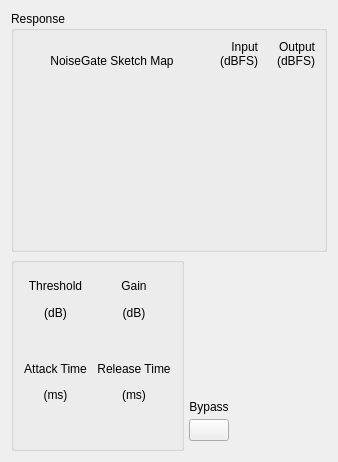
<?xml version="1.0" encoding="UTF-8"?>
<ui version="4.0">
 <class>cfgsettingdyn_NoiseGate_FangTu</class>
 <widget class="QWidget" name="cfgsettingdyn_NoiseGate_FangTu">
  <property name="geometry">
   <rect>
    <x>0</x>
    <y>0</y>
    <width>338</width>
    <height>462</height>
   </rect>
  </property>
  <property name="windowTitle">
   <string>Form</string>
  </property>
  <layout class="QVBoxLayout" name="verticalLayout_2">
   <property name="spacing">
    <number>5</number>
   </property>
   <item>
    <widget class="QGroupBox" name="groupBox">
     <property name="title">
      <string>Response</string>
     </property>
     <layout class="QGridLayout" name="gridLayout_3">
      <item row="0" column="0">
       <layout class="QGridLayout" name="gridLayout_2">
        <property name="verticalSpacing">
         <number>0</number>
        </property>
        <item row="0" column="2">
         <widget class="QLabel" name="label_13">
          <property name="text">
           <string>Output</string>
          </property>
          <property name="alignment">
           <set>Qt::AlignRight|Qt::AlignTrailing|Qt::AlignVCenter</set>
          </property>
         </widget>
        </item>
        <item row="2" column="1" alignment="Qt::AlignRight">
         <widget class="VolumeWidget" name="Disp_Level_i" native="true">
          <property name="minimumSize">
           <size>
            <width>37</width>
            <height>0</height>
           </size>
          </property>
          <property name="maximumSize">
           <size>
            <width>37</width>
            <height>16777215</height>
           </size>
          </property>
          <property name="MaxValue" stdset="0">
           <number>0</number>
          </property>
          <property name="MinValue" stdset="0">
           <number>-100</number>
          </property>
          <property name="SingleTrack" stdset="0">
           <bool>true</bool>
          </property>
          <property name="ScaleLabel" stdset="0">
           <bool>true</bool>
          </property>
         </widget>
        </item>
        <item row="0" column="1">
         <widget class="QLabel" name="label_14">
          <property name="text">
           <string>Input</string>
          </property>
          <property name="alignment">
           <set>Qt::AlignRight|Qt::AlignTrailing|Qt::AlignVCenter</set>
          </property>
         </widget>
        </item>
        <item row="2" column="0">
         <widget class="Con_Dyn_Module" name="widget" native="true">
          <property name="minimumSize">
           <size>
            <width>178</width>
            <height>172</height>
           </size>
          </property>
          <property name="maximumSize">
           <size>
            <width>178</width>
            <height>172</height>
           </size>
          </property>
         </widget>
        </item>
        <item row="2" column="2" alignment="Qt::AlignRight">
         <widget class="VolumeWidget" name="Disp_Level_o" native="true">
          <property name="minimumSize">
           <size>
            <width>37</width>
            <height>0</height>
           </size>
          </property>
          <property name="maximumSize">
           <size>
            <width>37</width>
            <height>16777215</height>
           </size>
          </property>
          <property name="MaxValue" stdset="0">
           <number>0</number>
          </property>
          <property name="MinValue" stdset="0">
           <number>-100</number>
          </property>
          <property name="SingleTrack" stdset="0">
           <bool>true</bool>
          </property>
          <property name="ScaleLabel" stdset="0">
           <bool>true</bool>
          </property>
         </widget>
        </item>
        <item row="1" column="1">
         <widget class="QLabel" name="label_15">
          <property name="text">
           <string>(dBFS)</string>
          </property>
          <property name="alignment">
           <set>Qt::AlignRight|Qt::AlignTrailing|Qt::AlignVCenter</set>
          </property>
         </widget>
        </item>
        <item row="1" column="2">
         <widget class="QLabel" name="label_17">
          <property name="text">
           <string>(dBFS)</string>
          </property>
          <property name="alignment">
           <set>Qt::AlignRight|Qt::AlignTrailing|Qt::AlignVCenter</set>
          </property>
         </widget>
        </item>
        <item row="1" column="0">
         <widget class="QLabel" name="label_4">
          <property name="text">
           <string>NoiseGate Sketch Map</string>
          </property>
          <property name="alignment">
           <set>Qt::AlignCenter</set>
          </property>
         </widget>
        </item>
       </layout>
      </item>
     </layout>
    </widget>
   </item>
   <item>
    <layout class="QHBoxLayout" name="horizontalLayout">
     <item>
      <widget class="QGroupBox" name="groupBox_2">
       <property name="title">
        <string/>
       </property>
       <layout class="QGridLayout" name="gridLayout_4">
        <property name="leftMargin">
         <number>10</number>
        </property>
        <property name="topMargin">
         <number>10</number>
        </property>
        <property name="rightMargin">
         <number>10</number>
        </property>
        <property name="bottomMargin">
         <number>10</number>
        </property>
        <property name="horizontalSpacing">
         <number>10</number>
        </property>
        <property name="verticalSpacing">
         <number>0</number>
        </property>
        <item row="4" column="0">
         <widget class="QLabel" name="label_8">
          <property name="text">
           <string>(ms)</string>
          </property>
          <property name="alignment">
           <set>Qt::AlignCenter</set>
          </property>
         </widget>
        </item>
        <item row="1" column="1">
         <widget class="QLabel" name="label_5">
          <property name="text">
           <string>(dB)</string>
          </property>
          <property name="alignment">
           <set>Qt::AlignCenter</set>
          </property>
         </widget>
        </item>
        <item row="5" column="1" alignment="Qt::AlignHCenter">
         <widget class="ConfigGainWidget" name="slider_Release" native="true">
          <property name="minimumSize">
           <size>
            <width>30</width>
            <height>30</height>
           </size>
          </property>
         </widget>
        </item>
        <item row="5" column="0" alignment="Qt::AlignHCenter">
         <widget class="ConfigGainWidget" name="slider_Response" native="true">
          <property name="minimumSize">
           <size>
            <width>30</width>
            <height>30</height>
           </size>
          </property>
         </widget>
        </item>
        <item row="0" column="0">
         <widget class="QLabel" name="label">
          <property name="text">
           <string>Threshold</string>
          </property>
          <property name="alignment">
           <set>Qt::AlignCenter</set>
          </property>
         </widget>
        </item>
        <item row="2" column="0" alignment="Qt::AlignHCenter">
         <widget class="ConfigGainWidget" name="slider_Threshold" native="true">
          <property name="minimumSize">
           <size>
            <width>30</width>
            <height>30</height>
           </size>
          </property>
         </widget>
        </item>
        <item row="2" column="1" alignment="Qt::AlignHCenter">
         <widget class="ConfigGainWidget" name="slider_Gain" native="true">
          <property name="minimumSize">
           <size>
            <width>30</width>
            <height>30</height>
           </size>
          </property>
         </widget>
        </item>
        <item row="3" column="1">
         <widget class="QLabel" name="label_9">
          <property name="text">
           <string>Release Time</string>
          </property>
          <property name="alignment">
           <set>Qt::AlignCenter</set>
          </property>
          <property name="wordWrap">
           <bool>true</bool>
          </property>
         </widget>
        </item>
        <item row="3" column="0">
         <widget class="QLabel" name="label_7">
          <property name="text">
           <string>Attack Time</string>
          </property>
          <property name="alignment">
           <set>Qt::AlignCenter</set>
          </property>
          <property name="wordWrap">
           <bool>true</bool>
          </property>
         </widget>
        </item>
        <item row="1" column="0">
         <widget class="QLabel" name="label_2">
          <property name="text">
           <string>(dB)</string>
          </property>
          <property name="alignment">
           <set>Qt::AlignCenter</set>
          </property>
         </widget>
        </item>
        <item row="0" column="1">
         <widget class="QLabel" name="label_3">
          <property name="text">
           <string>Gain</string>
          </property>
          <property name="alignment">
           <set>Qt::AlignCenter</set>
          </property>
         </widget>
        </item>
        <item row="4" column="1">
         <widget class="QLabel" name="label_10">
          <property name="text">
           <string>(ms)</string>
          </property>
          <property name="alignment">
           <set>Qt::AlignCenter</set>
          </property>
         </widget>
        </item>
       </layout>
      </widget>
     </item>
     <item>
      <layout class="QVBoxLayout" name="verticalLayout">
       <property name="bottomMargin">
        <number>10</number>
       </property>
       <item>
        <spacer name="verticalSpacer">
         <property name="orientation">
          <enum>Qt::Vertical</enum>
         </property>
         <property name="sizeHint" stdset="0">
          <size>
           <width>20</width>
           <height>40</height>
          </size>
         </property>
        </spacer>
       </item>
       <item>
        <widget class="QLabel" name="label_11">
         <property name="text">
          <string>Bypass</string>
         </property>
         <property name="alignment">
          <set>Qt::AlignCenter</set>
         </property>
        </widget>
       </item>
       <item>
        <widget class="QPushButton" name="pb_bypass">
         <property name="focusPolicy">
          <enum>Qt::NoFocus</enum>
         </property>
         <property name="text">
          <string/>
         </property>
         <property name="checkable">
          <bool>true</bool>
         </property>
        </widget>
       </item>
      </layout>
     </item>
     <item>
      <spacer name="horizontalSpacer">
       <property name="orientation">
        <enum>Qt::Horizontal</enum>
       </property>
       <property name="sizeHint" stdset="0">
        <size>
         <width>40</width>
         <height>20</height>
        </size>
       </property>
      </spacer>
     </item>
    </layout>
   </item>
  </layout>
 </widget>
 <customwidgets>
  <customwidget>
   <class>ConfigGainWidget</class>
   <extends>QWidget</extends>
   <header>customWidget/configgainwidget.h</header>
   <container>1</container>
  </customwidget>
  <customwidget>
   <class>VolumeWidget</class>
   <extends>QWidget</extends>
   <header>customWidget/volumewidget.h</header>
   <container>1</container>
  </customwidget>
  <customwidget>
   <class>Con_Dyn_Module</class>
   <extends>QWidget</extends>
   <header>customWidget/con_dyn_module.h</header>
   <container>1</container>
  </customwidget>
 </customwidgets>
 <resources/>
 <connections/>
</ui>
